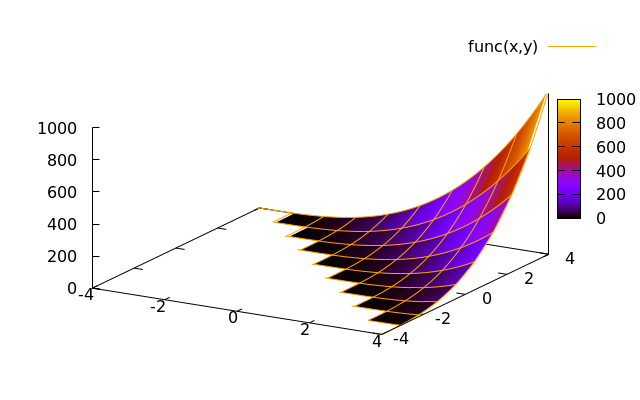

Write gnuplot code to recreate this figure.
set t pngcairo size 640,400
set o "2.png"
set xrange [-4:4]
set yrange [-4:4]
set zrange [0:1000]
set cbrange[0:1000]

set ytics 2
set xtics 2
set ztics 200

set pm3d
set ticslevel 0

set border 95

func(x,y) = 2*(x+y)*(x+y)*(x+y)

splot func(x,y) lc rgb "orange" lw 1
